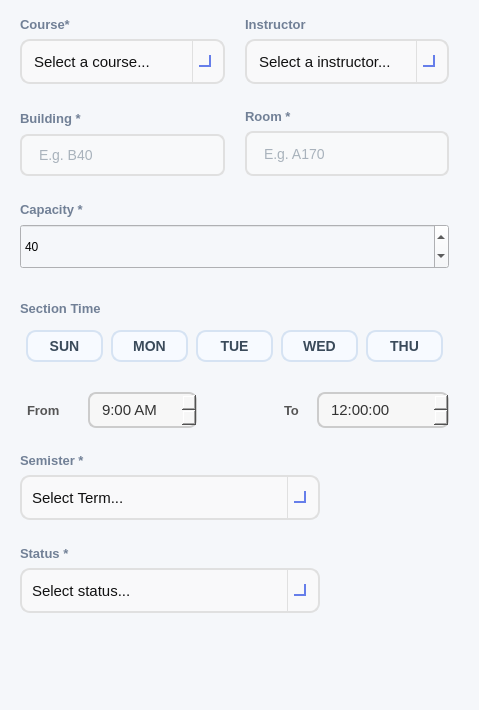
     <widget class="QWidget" name="scrollContent">
      <property name="geometry">
       <rect>
        <x>0</x>
        <y>0</y>
        <width>479</width>
        <height>710</height>
       </rect>
      </property>
      <property name="styleSheet">
       <string notr="true">background-color: #f5f7fa;</string>
      </property>
      <layout class="QVBoxLayout" name="verticalLayout_3">
       <property name="spacing">
        <number>20</number>
       </property>
       <property name="leftMargin">
        <number>20</number>
       </property>
       <property name="rightMargin">
        <number>30</number>
       </property>
       <item>
        <layout class="QHBoxLayout" name="horizontalLayout_5">
         <property name="spacing">
          <number>20</number>
         </property>
         <item>
          <layout class="QVBoxLayout" name="verticalLayoutCourse">
           <property name="spacing">
            <number>2</number>
           </property>
           <item>
            <widget class="QLabel" name="labelCourse">
             <property name="styleSheet">
              <string notr="true">font-size: 13px; color: #718096; font-weight: bold; background: transparent;</string>
             </property>
             <property name="text">
              <string>Course*</string>
             </property>
            </widget>
           </item>
           <item>
            <widget class="QComboBox" name="comboBoxSelectCourse">
             <property name="minimumSize">
              <size>
               <width>0</width>
               <height>45</height>
              </size>
             </property>
             <property name="cursor">
              <cursorShape>PointingHandCursor</cursorShape>
             </property>
             <property name="styleSheet">
              <string notr="true">/* ----------------- QComboBox Base ----------------- */
QComboBox {
    border: 2px solid #E0E0E0;          /* main border */
    border-radius: 10px;
    padding: 8px 10px;                   /* Matches QLineEdit padding */
    background: rgba(250, 250, 250, 200);
    font-size: 11pt;
    color: #111111;
}

/* Focused state */
QComboBox:focus {
    border: 2px solid #667EEA; 
    background: rgba(250, 250, 250, 220);
}

/* ----------------- Drop-down Arrow ----------------- */
QComboBox::drop-down {
    subcontrol-origin: padding;
    subcontrol-position: top right;
    width: 30px; 
    border-left-width: 1px;
    border-left-color: #E0E0E0;
    border-left-style: solid;
    border-top-right-radius: 12px;       /* rounder corners */
    border-bottom-right-radius: 12px;    /* rounder corners */
    background: transparent;
}

/* Remove ugly black border on hover/focus */
QComboBox::drop-down:hover,
QComboBox::drop-down:focus {
    border-left-color: #667EEA;
    background: transparent;
    border: none;
}

/* Modern, visible arrow using simple chevron */
QComboBox::down-arrow {
    width: 10px;
    height: 10px;
    border: solid #667EEA;
    border-width: 0 2px 2px 0;
    margin-right: 6px;
}

/* ----------------- Dropdown Popup ----------------- */
/* Dropdown Popup */
QComboBox QAbstractItemView {
    background-color: #fdfdfd;          /* slightly off-white */
    border: 2px solid #E0E0E0;          /* subtle grey border */
    border-radius: 8px;                  /* may not be perfect on Windows */
    color: #111111;
    font-size: 11pt;
    padding: 5px;
    selection-background-color: #667EEA;
    selection-color: white;
    outline: none;
}

/* Items hover/selection */
QComboBox QAbstractItemView::item:hover {
    background-color: rgba(102, 126, 234, 0.1);
    color: #111111;
}

QComboBox QAbstractItemView::item:selected {
    background-color: #667EEA;
    color: white;
}

/* Error highlight for combo box */
QComboBox[error=&quot;true&quot;] {
    border: 2px solid #FF4A4A;
}</string>
             </property>
             <property name="editable">
              <bool>true</bool>
             </property>
             <item>
              <property name="text">
               <string>Select a course...</string>
              </property>
             </item>
            </widget>
           </item>
          </layout>
         </item>
         <item>
          <layout class="QVBoxLayout" name="verticalLayoutInstructor">
           <property name="spacing">
            <number>2</number>
           </property>
           <item>
            <widget class="QLabel" name="labelInstructor">
             <property name="styleSheet">
              <string notr="true">font-size: 13px; color: #718096; font-weight: bold; background: transparent;</string>
             </property>
             <property name="text">
              <string>Instructor</string>
             </property>
            </widget>
           </item>
           <item>
            <widget class="QComboBox" name="comboBoxSelectInstructor">
             <property name="minimumSize">
              <size>
               <width>0</width>
               <height>45</height>
              </size>
             </property>
             <property name="cursor">
              <cursorShape>PointingHandCursor</cursorShape>
             </property>
             <property name="styleSheet">
              <string notr="true">/* ----------------- QComboBox Base ----------------- */
QComboBox {
    border: 2px solid #E0E0E0;          /* main border */
    border-radius: 10px;
    padding: 8px 10px;                   /* Matches QLineEdit padding */
    background: rgba(250, 250, 250, 200);
    font-size: 11pt;
    color: #111111;
}

/* Focused state */
QComboBox:focus {
    border: 2px solid #667EEA; 
    background: rgba(250, 250, 250, 220);
}

/* ----------------- Drop-down Arrow ----------------- */
QComboBox::drop-down {
    subcontrol-origin: padding;
    subcontrol-position: top right;
    width: 30px; 
    border-left-width: 1px;
    border-left-color: #E0E0E0;
    border-left-style: solid;
    border-top-right-radius: 12px;       /* rounder corners */
    border-bottom-right-radius: 12px;    /* rounder corners */
    background: transparent;
}

/* Remove ugly black border on hover/focus */
QComboBox::drop-down:hover,
QComboBox::drop-down:focus {
    border-left-color: #667EEA;
    background: transparent;
    border: none;
}

/* Modern, visible arrow using simple chevron */
QComboBox::down-arrow {
    width: 10px;
    height: 10px;
    border: solid #667EEA;
    border-width: 0 2px 2px 0;
    margin-right: 6px;
}

/* ----------------- Dropdown Popup ----------------- */
/* Dropdown Popup */
QComboBox QAbstractItemView {
    background-color: #fdfdfd;          /* slightly off-white */
    border: 2px solid #E0E0E0;          /* subtle grey border */
    border-radius: 8px;                  /* may not be perfect on Windows */
    color: #111111;
    font-size: 11pt;
    padding: 5px;
    selection-background-color: #667EEA;
    selection-color: white;
    outline: none;
}

/* Items hover/selection */
QComboBox QAbstractItemView::item:hover {
    background-color: rgba(102, 126, 234, 0.1);
    color: #111111;
}

QComboBox QAbstractItemView::item:selected {
    background-color: #667EEA;
    color: white;
}

/* Error highlight for combo box */
QComboBox[error=&quot;true&quot;] {
    border: 2px solid #FF4A4A;
}</string>
             </property>
             <property name="editable">
              <bool>true</bool>
             </property>
             <property name="currentText">
              <string>Select a instructor...</string>
             </property>
             <item>
              <property name="text">
               <string>Select a instructor...</string>
              </property>
             </item>
            </widget>
           </item>
          </layout>
         </item>
        </layout>
       </item>
       <item>
        <layout class="QHBoxLayout" name="horizontalLayout_6">
         <property name="spacing">
          <number>20</number>
         </property>
         <item>
          <layout class="QVBoxLayout" name="verticalLayout_7">
           <property name="spacing">
            <number>2</number>
           </property>
           <item>
            <widget class="QLabel" name="labelBuilding">
             <property name="styleSheet">
              <string notr="true">font-size: 13px; color: #718096; font-weight: bold; background: transparent;</string>
             </property>
             <property name="text">
              <string>Building *</string>
             </property>
            </widget>
           </item>
           <item>
            <widget class="QLineEdit" name="lineEditBuilding">
             <property name="enabled">
              <bool>true</bool>
             </property>
             <property name="minimumSize">
              <size>
               <width>200</width>
               <height>40</height>
              </size>
             </property>
             <property name="maximumSize">
              <size>
               <width>400</width>
               <height>16777215</height>
              </size>
             </property>
             <property name="styleSheet">
              <string notr="true">QLineEdit {
    padding: 10px 15px;
    border: 2px solid #e0e0e0;
    border-radius: 8px;
    font-size: 14px;
    background-color: #f8f9fa;
    color: #5a6c7d;
}

QLineEdit:focus {
    border: 2px solid #f5576c;
    background-color: #ffffff;
}

QLineEdit:disabled {
    background-color: #ededed;
    color: #a1a8b3;
    border: 2px solid #e0e0e0;
}
</string>
             </property>
             <property name="placeholderText">
              <string>E.g. B40</string>
             </property>
            </widget>
           </item>
          </layout>
         </item>
         <item>
          <layout class="QVBoxLayout" name="verticalLayout_6">
           <property name="spacing">
            <number>2</number>
           </property>
           <item>
            <widget class="QLabel" name="labelRoom">
             <property name="styleSheet">
              <string notr="true">font-size: 13px; color: #718096; font-weight: bold; background: transparent;</string>
             </property>
             <property name="text">
              <string>Room *</string>
             </property>
            </widget>
           </item>
           <item>
            <widget class="QLineEdit" name="lineEditRoom">
             <property name="minimumSize">
              <size>
               <width>200</width>
               <height>45</height>
              </size>
             </property>
             <property name="maximumSize">
              <size>
               <width>400</width>
               <height>16777215</height>
              </size>
             </property>
             <property name="styleSheet">
              <string notr="true">QLineEdit {
    padding: 10px 15px;
    border: 2px solid #e0e0e0;
    border-radius: 8px;
    font-size: 14px;
    background-color: #f8f9fa;   /* light neutral background */
    color: #5a6c7d;             /* text color similar to buttons */
}

QLineEdit:focus {
    border-color: #f5576c;       /* accent border on focus */
    background-color: #ffffff;   /* slightly lighter when active */
}

QLineEdit:disabled {
    background-color: #ededed;   /* washed-out grey */
    color: #a1a8b3;             /* faded text */
}
</string>
             </property>
             <property name="placeholderText">
              <string>E.g. A170</string>
             </property>
            </widget>
           </item>
          </layout>
         </item>
        </layout>
       </item>
       <item>
        <layout class="QVBoxLayout" name="verticalLayout">
         <property name="spacing">
          <number>2</number>
         </property>
         <item>
          <widget class="QLabel" name="labelCapacity">
           <property name="styleSheet">
            <string notr="true">font-size: 13px; color: #718096; font-weight: bold; background: transparent;</string>
           </property>
           <property name="text">
            <string>Capacity *</string>
           </property>
          </widget>
         </item>
         <item>
          <widget class="QSpinBox" name="spinBoxCapacity">
           <property name="minimumSize">
            <size>
             <width>0</width>
             <height>45</height>
            </size>
           </property>
           <property name="styleSheet">
            <string notr="true">QSpinBox {
    border: 2px solid #E0E0E0;
    border-radius: 10px;
    padding: 8px 10px;
    background: rgba(250, 250, 250, 200);
    font-size: 11pt;
    color: #111111;
    font-style: normal;
}

QSpinBox:focus {
    border: 2px solid #f5576c;
    background: rgba(250, 250, 250, 220);
}

QSpinBox QLineEdit {
    color: #111111;
    font-style: normal;
}

QSpinBox QLineEdit:disabled {
    color: #888888;
}

QSpinB
</string>
           </property>
           <property name="minimum">
            <number>0</number>
           </property>
           <property name="maximum">
            <number>60</number>
           </property>
           <property name="value">
            <number>40</number>
           </property>
          </widget>
         </item>
        </layout>
       </item>
       <item>
        <layout class="QVBoxLayout" name="verticalLayoutDays">
         <property name="spacing">
          <number>2</number>
         </property>
         <item>
          <widget class="QLabel" name="labelSectionTime">
           <property name="styleSheet">
            <string notr="true">font-size: 13px; color: #718096; font-weight: bold; background: transparent;</string>
           </property>
           <property name="text">
            <string>Section Time</string>
           </property>
          </widget>
         </item>
         <item>
          <layout class="QHBoxLayout" name="horizontalLayout">
           <item>
            <widget class="QPushButton" name="pushButtonDaySun">
             <property name="maximumSize">
              <size>
               <width>60</width>
               <height>16777215</height>
              </size>
             </property>
             <property name="styleSheet">
              <string notr="true">QPushButton {
    font-size: 14px;
    font-weight: 600;
    color: #3a4a5a;
    background-color: #f7faff;        /* soft pastel base */
    border: 2px solid #d6e3f3;
    border-radius: 10px;
    padding: 6px 14px;
    min-width: 45px;
}

QPushButton:hover {
    background-color: #eef4ff;
    border-color: #c7d8ef;
}

QPushButton:checked {
    background-color: #b9d4ff;       /* soft pastel blue */
    color: #1f2d3d;
    border-color: #a9c7f0;
}

QPushButton:pressed {
    background-color: #a7c6f0;
    color: #1f2d3d;
}
</string>
             </property>
             <property name="text">
              <string>SUN</string>
             </property>
             <property name="checkable">
              <bool>true</bool>
             </property>
             <attribute name="buttonGroup">
              <string notr="true">buttonGroupDays</string>
             </attribute>
            </widget>
           </item>
           <item>
            <widget class="QPushButton" name="pushButtonDayMon">
             <property name="maximumSize">
              <size>
               <width>60</width>
               <height>16777215</height>
              </size>
             </property>
             <property name="styleSheet">
              <string notr="true">QPushButton {
    font-size: 14px;
    font-weight: 600;
    color: #3a4a5a;
    background-color: #f7faff;        /* soft pastel base */
    border: 2px solid #d6e3f3;
    border-radius: 10px;
    padding: 6px 14px;
    min-width: 45px;
}

QPushButton:hover {
    background-color: #eef4ff;
    border-color: #c7d8ef;
}

QPushButton:checked {
    background-color: #b9d4ff;       /* soft pastel blue */
    color: #1f2d3d;
    border-color: #a9c7f0;
}

QPushButton:pressed {
    background-color: #a7c6f0;
    color: #1f2d3d;
}
</string>
             </property>
             <property name="text">
              <string>MON</string>
             </property>
             <property name="checkable">
              <bool>true</bool>
             </property>
             <attribute name="buttonGroup">
              <string notr="true">buttonGroupDays</string>
             </attribute>
            </widget>
           </item>
           <item>
            <widget class="QPushButton" name="pushButtonDayTue">
             <property name="maximumSize">
              <size>
               <width>60</width>
               <height>16777215</height>
              </size>
             </property>
             <property name="styleSheet">
              <string notr="true">QPushButton {
    font-size: 14px;
    font-weight: 600;
    color: #3a4a5a;
    background-color: #f7faff;        /* soft pastel base */
    border: 2px solid #d6e3f3;
    border-radius: 10px;
    padding: 6px 14px;
    min-width: 45px;
}

QPushButton:hover {
    background-color: #eef4ff;
    border-color: #c7d8ef;
}

QPushButton:checked {
    background-color: #b9d4ff;       /* soft pastel blue */
    color: #1f2d3d;
    border-color: #a9c7f0;
}

QPushButton:pressed {
    background-color: #a7c6f0;
    color: #1f2d3d;
}
</string>
             </property>
             <property name="text">
              <string>TUE</string>
             </property>
             <property name="checkable">
              <bool>true</bool>
             </property>
             <attribute name="buttonGroup">
              <string notr="true">buttonGroupDays</string>
             </attribute>
            </widget>
           </item>
           <item>
            <widget class="QPushButton" name="pushButtonDayWed">
             <property name="maximumSize">
              <size>
               <width>60</width>
               <height>16777215</height>
              </size>
             </property>
             <property name="styleSheet">
              <string notr="true">QPushButton {
    font-size: 14px;
    font-weight: 600;
    color: #3a4a5a;
    background-color: #f7faff;        /* soft pastel base */
    border: 2px solid #d6e3f3;
    border-radius: 10px;
    padding: 6px 14px;
    min-width: 45px;
}

QPushButton:hover {
    background-color: #eef4ff;
    border-color: #c7d8ef;
}

QPushButton:checked {
    background-color: #b9d4ff;       /* soft pastel blue */
    color: #1f2d3d;
    border-color: #a9c7f0;
}

QPushButton:pressed {
    background-color: #a7c6f0;
    color: #1f2d3d;
}
</string>
             </property>
             <property name="text">
              <string>WED</string>
             </property>
             <property name="checkable">
              <bool>true</bool>
             </property>
             <attribute name="buttonGroup">
              <string notr="true">buttonGroupDays</string>
             </attribute>
            </widget>
           </item>
           <item>
            <widget class="QPushButton" name="pushButtonDayThu">
             <property name="maximumSize">
              <size>
               <width>60</width>
               <height>16777215</height>
              </size>
             </property>
             <property name="styleSheet">
              <string notr="true">QPushButton {
    font-size: 14px;
    font-weight: 600;
    color: #3a4a5a;
    background-color: #f7faff;        /* soft pastel base */
    border: 2px solid #d6e3f3;
    border-radius: 10px;
    padding: 6px 14px;
    min-width: 45px;
}

QPushButton:hover {
    background-color: #eef4ff;
    border-color: #c7d8ef;
}

QPushButton:checked {
    background-color: #b9d4ff;       /* soft pastel blue */
    color: #1f2d3d;
    border-color: #a9c7f0;
}

QPushButton:pressed {
    background-color: #a7c6f0;
    color: #1f2d3d;
}
</string>
             </property>
             <property name="text">
              <string>THU</string>
             </property>
             <property name="checkable">
              <bool>true</bool>
             </property>
             <attribute name="buttonGroup">
              <string notr="true">buttonGroupDays</string>
             </attribute>
            </widget>
           </item>
          </layout>
         </item>
        </layout>
       </item>
       <item>
        <spacer name="verticalSpacer">
         <property name="orientation">
          <enum>Qt::Orientation::Vertical</enum>
         </property>
         <property name="sizeType">
          <enum>QSizePolicy::Policy::Fixed</enum>
         </property>
         <property name="sizeHint" stdset="0">
          <size>
           <width>20</width>
           <height>10</height>
          </size>
         </property>
        </spacer>
       </item>
       <item>
        <layout class="QHBoxLayout" name="horizontalLayout_4">
         <item>
          <layout class="QHBoxLayout" name="horizontalLayout_3">
           <item>
            <widget class="QLabel" name="label">
             <property name="maximumSize">
              <size>
               <width>60</width>
               <height>16777215</height>
              </size>
             </property>
             <property name="styleSheet">
              <string notr="true">QLabel {
    font-size: 13px;
    color: #555555;
    font-weight: bold;
    padding: 2px 4px;
	background: transparent
}
</string>
             </property>
             <property name="text">
              <string>From</string>
             </property>
            </widget>
           </item>
           <item>
            <widget class="QTimeEdit" name="timeEditFrom">
             <property name="maximumSize">
              <size>
               <width>150</width>
               <height>16777215</height>
              </size>
             </property>
             <property name="contextMenuPolicy">
              <enum>Qt::ContextMenuPolicy::DefaultContextMenu</enum>
             </property>
             <property name="styleSheet">
              <string notr="true">QTimeEdit {
    font-size: 15px;
    padding: 6px 10px;
    border: 2px solid #cccccc;
    border-radius: 8px;
    background-color: #f7f7f7;
    color: #333333;
}

/* Hover */
QTimeEdit:hover {
    border-color: #b3b3b3;
    background-color: #f0f0f0;
}

/* When focused (clicked) */
QTimeEdit:focus {
    border-color: #4a90e2;      /* light modern blue */
    background-color: #ffffff;
}
</string>
             </property>
             <property name="showGroupSeparator" stdset="0">
              <bool>false</bool>
             </property>
             <property name="currentSection">
              <enum>QDateTimeEdit::Section::HourSection</enum>
             </property>
             <property name="displayFormat">
              <string>h:mm AP</string>
             </property>
             <property name="calendarPopup">
              <bool>false</bool>
             </property>
             <property name="time">
              <time>
               <hour>9</hour>
               <minute>0</minute>
               <second>0</second>
              </time>
             </property>
            </widget>
           </item>
          </layout>
         </item>
         <item>
          <spacer name="horizontalSpacer">
           <property name="orientation">
            <enum>Qt::Orientation::Horizontal</enum>
           </property>
           <property name="sizeType">
            <enum>QSizePolicy::Policy::Maximum</enum>
           </property>
           <property name="sizeHint" stdset="0">
            <size>
             <width>60</width>
             <height>20</height>
            </size>
           </property>
          </spacer>
         </item>
         <item>
          <layout class="QHBoxLayout" name="horizontalLayout_2">
           <property name="spacing">
            <number>0</number>
           </property>
           <item>
            <widget class="QLabel" name="label_2">
             <property name="maximumSize">
              <size>
               <width>40</width>
               <height>16777215</height>
              </size>
             </property>
             <property name="styleSheet">
              <string notr="true">QLabel {
    font-size: 13px;
    color: #555555;
    font-weight: bold;
    padding: 2px 4px;
	background: transparent
}
</string>
             </property>
             <property name="text">
              <string>To</string>
             </property>
            </widget>
           </item>
           <item>
            <widget class="QTimeEdit" name="timeEditTo">
             <property name="maximumSize">
              <size>
               <width>150</width>
               <height>16777215</height>
              </size>
             </property>
             <property name="styleSheet">
              <string notr="true">QTimeEdit {
    font-size: 15px;
    padding: 6px 10px;
    border: 2px solid #cccccc;
    border-radius: 8px;
    background-color: #f7f7f7;
    color: #333333;
}

/* Hover */
QTimeEdit:hover {
    border-color: #b3b3b3;
    background-color: #f0f0f0;
}

/* When focused (clicked) */
QTimeEdit:focus {
    border-color: #4a90e2;      /* light modern blue */
    background-color: #ffffff;
}
</string>
             </property>
             <property name="showGroupSeparator" stdset="0">
              <bool>false</bool>
             </property>
             <property name="time">
              <time>
               <hour>12</hour>
               <minute>0</minute>
               <second>0</second>
              </time>
             </property>
            </widget>
           </item>
          </layout>
         </item>
        </layout>
       </item>
       <item>
        <layout class="QVBoxLayout" name="verticalLayout_2">
         <property name="spacing">
          <number>2</number>
         </property>
         <item>
          <widget class="QLabel" name="labelSemister">
           <property name="styleSheet">
            <string notr="true">font-size: 13px; color: #718096; font-weight: bold; background: transparent;</string>
           </property>
           <property name="text">
            <string>Semister *</string>
           </property>
          </widget>
         </item>
         <item>
          <widget class="QComboBox" name="comboBoxSelectTerm">
           <property name="minimumSize">
            <size>
             <width>0</width>
             <height>45</height>
            </size>
           </property>
           <property name="maximumSize">
            <size>
             <width>300</width>
             <height>16777215</height>
            </size>
           </property>
           <property name="cursor">
            <cursorShape>PointingHandCursor</cursorShape>
           </property>
           <property name="styleSheet">
            <string notr="true">/* ----------------- QComboBox Base ----------------- */
QComboBox {
    border: 2px solid #E0E0E0;          /* main border */
    border-radius: 10px;
    padding: 8px 10px;                   /* Matches QLineEdit padding */
    background: rgba(250, 250, 250, 200);
    font-size: 11pt;
    color: #111111;
}

/* Focused state */
QComboBox:focus {
    border: 2px solid #667EEA; 
    background: rgba(250, 250, 250, 220);
}

/* ----------------- Drop-down Arrow ----------------- */
QComboBox::drop-down {
    subcontrol-origin: padding;
    subcontrol-position: top right;
    width: 30px; 
    border-left-width: 1px;
    border-left-color: #E0E0E0;
    border-left-style: solid;
    border-top-right-radius: 12px;       /* rounder corners */
    border-bottom-right-radius: 12px;    /* rounder corners */
    background: transparent;
}

/* Remove ugly black border on hover/focus */
QComboBox::drop-down:hover,
QComboBox::drop-down:focus {
    border-left-color: #667EEA;
    background: transparent;
    border: none;
}

/* Modern, visible arrow using simple chevron */
QComboBox::down-arrow {
    width: 10px;
    height: 10px;
    border: solid #667EEA;
    border-width: 0 2px 2px 0;
    margin-right: 6px;
}

/* ----------------- Dropdown Popup ----------------- */
/* Dropdown Popup */
QComboBox QAbstractItemView {
    background-color: #fdfdfd;          /* slightly off-white */
    border: 2px solid #E0E0E0;          /* subtle grey border */
    border-radius: 8px;                  /* may not be perfect on Windows */
    color: #111111;
    font-size: 11pt;
    padding: 5px;
    selection-background-color: #667EEA;
    selection-color: white;
    outline: none;
}

/* Items hover/selection */
QComboBox QAbstractItemView::item:hover {
    background-color: rgba(102, 126, 234, 0.1);
    color: #111111;
}

QComboBox QAbstractItemView::item:selected {
    background-color: #667EEA;
    color: white;
}

/* Error highlight for combo box */
QComboBox[error=&quot;true&quot;] {
    border: 2px solid #FF4A4A;
}</string>
           </property>
           <property name="currentText">
            <string>Select Term...</string>
           </property>
           <item>
            <property name="text">
             <string>Select Term...</string>
            </property>
           </item>
           <item>
            <property name="text">
             <string>First</string>
            </property>
           </item>
           <item>
            <property name="text">
             <string>Second</string>
            </property>
           </item>
          </widget>
         </item>
        </layout>
       </item>
       <item>
        <layout class="QVBoxLayout" name="verticalLayout_5">
         <property name="spacing">
          <number>2</number>
         </property>
         <item>
          <widget class="QLabel" name="labelStatus">
           <property name="styleSheet">
            <string notr="true">font-size: 13px; color: #718096; font-weight: bold; background: transparent;</string>
           </property>
           <property name="text">
            <string>Status *</string>
           </property>
          </widget>
         </item>
         <item>
          <widget class="QComboBox" name="comboBoxSelectStatus">
           <property name="minimumSize">
            <size>
             <width>0</width>
             <height>45</height>
            </size>
           </property>
           <property name="maximumSize">
            <size>
             <width>300</width>
             <height>16777215</height>
            </size>
           </property>
           <property name="cursor">
            <cursorShape>PointingHandCursor</cursorShape>
           </property>
           <property name="focusPolicy">
            <enum>Qt::FocusPolicy::NoFocus</enum>
           </property>
           <property name="styleSheet">
            <string notr="true">/* ----------------- QComboBox Base ----------------- */
QComboBox {
    border: 2px solid #E0E0E0;          /* main border */
    border-radius: 10px;
    padding: 8px 10px;                   /* Matches QLineEdit padding */
    background: rgba(250, 250, 250, 200);
    font-size: 11pt;
    color: #111111;
}

/* Focused state */
QComboBox:focus {
    border: 2px solid #667EEA; 
    background: rgba(250, 250, 250, 220);
}

/* ----------------- Drop-down Arrow ----------------- */
QComboBox::drop-down {
    subcontrol-origin: padding;
    subcontrol-position: top right;
    width: 30px; 
    border-left-width: 1px;
    border-left-color: #E0E0E0;
    border-left-style: solid;
    border-top-right-radius: 12px;       /* rounder corners */
    border-bottom-right-radius: 12px;    /* rounder corners */
    background: transparent;
}

/* Remove ugly black border on hover/focus */
QComboBox::drop-down:hover,
QComboBox::drop-down:focus {
    border-left-color: #667EEA;
    background: transparent;
    border: none;
}

/* Modern, visible arrow using simple chevron */
QComboBox::down-arrow {
    width: 10px;
    height: 10px;
    border: solid #667EEA;
    border-width: 0 2px 2px 0;
    margin-right: 6px;
}

/* ----------------- Dropdown Popup ----------------- */
/* Dropdown Popup */
QComboBox QAbstractItemView {
    background-color: #fdfdfd;          /* slightly off-white */
    border: 2px solid #E0E0E0;          /* subtle grey border */
    border-radius: 8px;                  /* may not be perfect on Windows */
    color: #111111;
    font-size: 11pt;
    padding: 5px;
    selection-background-color: #667EEA;
    selection-color: white;
    outline: none;
}

/* Items hover/selection */
QComboBox QAbstractItemView::item:hover {
    background-color: rgba(102, 126, 234, 0.1);
    color: #111111;
}

QComboBox QAbstractItemView::item:selected {
    background-color: #667EEA;
    color: white;
}

/* Error highlight for combo box */
QComboBox[error=&quot;true&quot;] {
    border: 2px solid #FF4A4A;
}</string>
           </property>
           <property name="currentText">
            <string>Select status...</string>
           </property>
           <item>
            <property name="text">
             <string>Select status...</string>
            </property>
           </item>
           <item>
            <property name="text">
             <string>Open</string>
            </property>
           </item>
           <item>
            <property name="text">
             <string>Closed</string>
            </property>
           </item>
          </widget>
         </item>
        </layout>
       </item>
       <item>
        <spacer name="verticalSpacer_2">
         <property name="orientation">
          <enum>Qt::Orientation::Vertical</enum>
         </property>
         <property name="sizeType">
          <enum>QSizePolicy::Policy::Fixed</enum>
         </property>
         <property name="sizeHint" stdset="0">
          <size>
           <width>17</width>
           <height>86</height>
          </size>
         </property>
        </spacer>
       </item>
      </layout>
     </widget>
